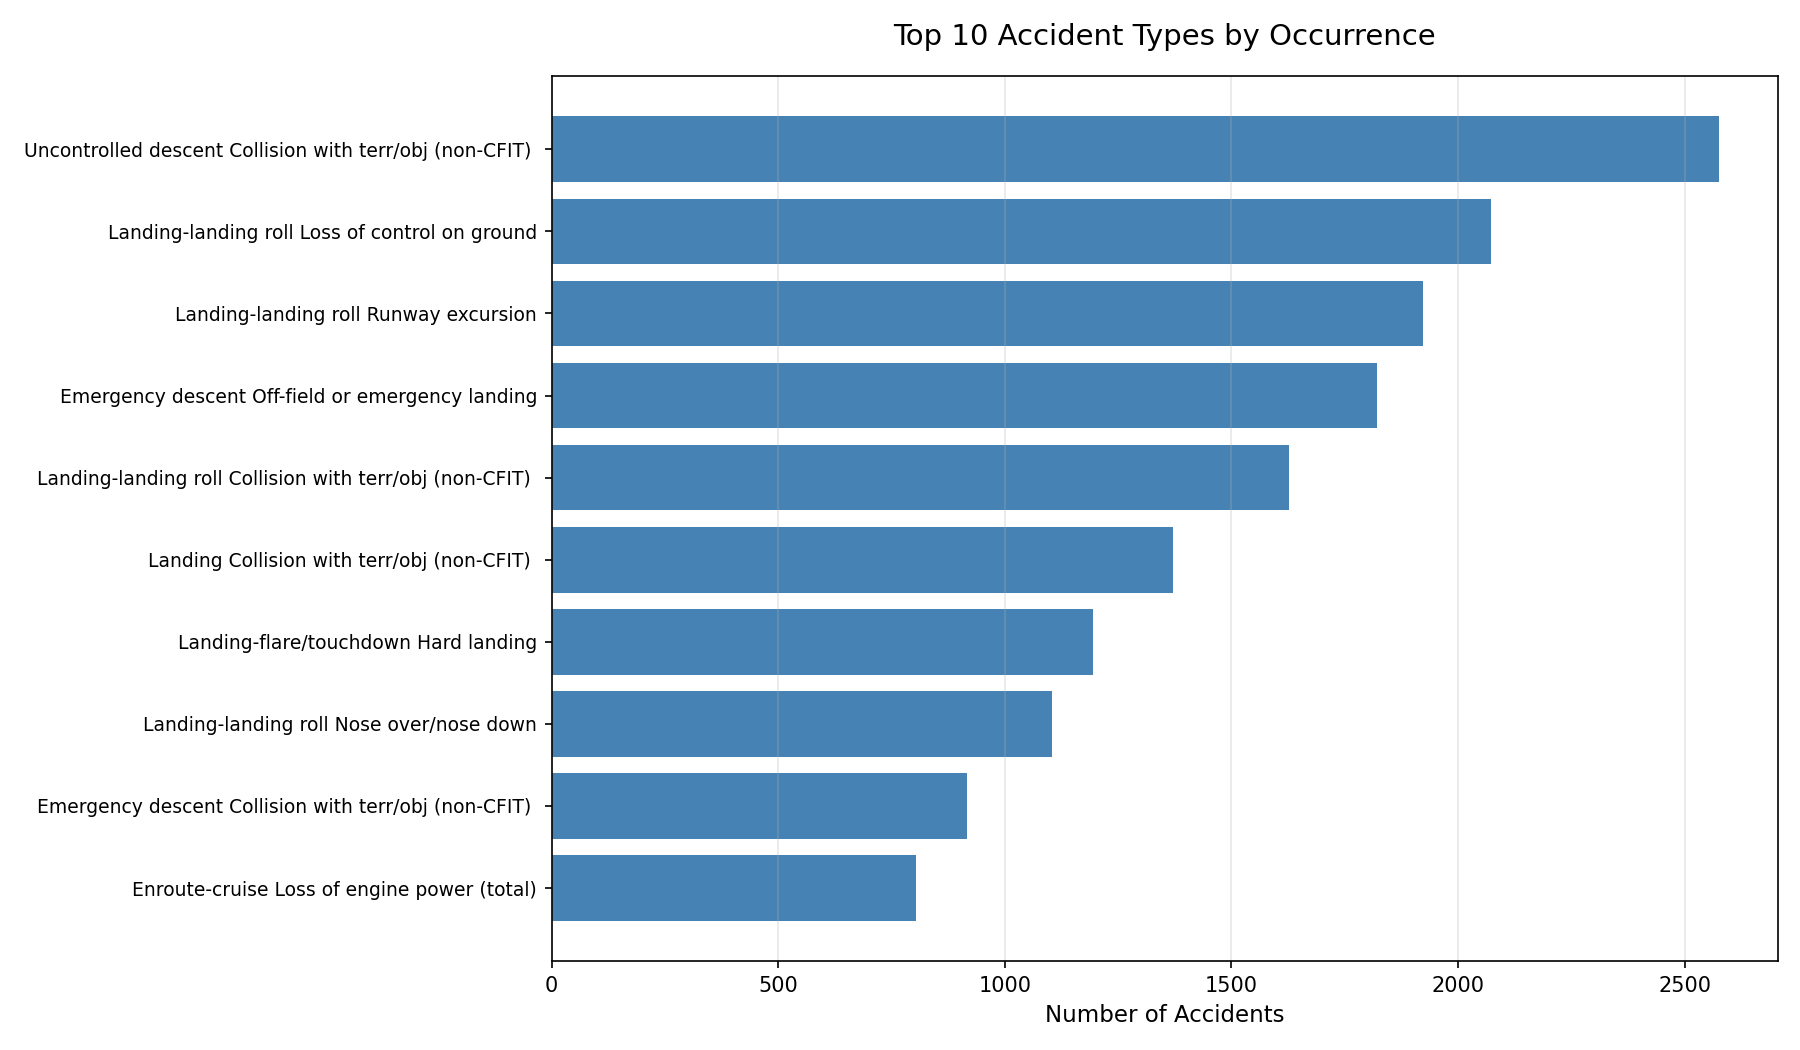

Python code for this plot:
import pyodbc
import pandas as pd
import matplotlib.pyplot as plt

db_path = r"C:\Users\brittany.blessie\Downloads\avall\avall.mdb"

conn_str = (
    r"Driver={Microsoft Access Driver (*.mdb, *.accdb)};"
    r"Dbq=" + db_path + ";"
)

conn = pyodbc.connect(conn_str)

df = pd.read_sql("SELECT * FROM Events_Sequence", conn)

phase_counts = df['Occurrence_Description'].value_counts().head(10)

plt.figure(figsize=(12, 7))
bars = plt.barh(range(len(phase_counts)), phase_counts.values, color='steelblue')
plt.yticks(range(len(phase_counts)), phase_counts.index, fontsize=9)
plt.title('Top 10 Accident Types by Occurrence', fontsize=14, pad=15)
plt.xlabel('Number of Accidents', fontsize=11)
plt.gca().invert_yaxis()
plt.grid(True, alpha=0.3, axis='x')
plt.tight_layout()
plt.savefig('phase_of_flight.png', dpi=150)
plt.show()
